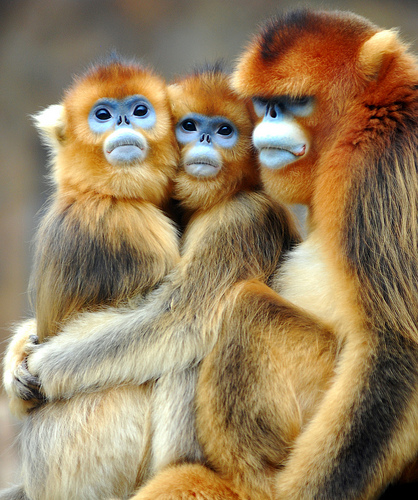
#> input picture ex1/monkey.jpg, 418 x 500 px
$ python test.py   (older library calls are emulated)
#> lines starting #> are read from the running program, lines starting #| are printed output that depends on the picture
### ex1/sol1.py
import numpy as np
import matplotlib.pyplot as plt
from scipy.misc import imread as imread, imsave as imsave
from skimage.color import rgb2gray


def normlized_image(image):
    """
    Normlize image to float 32 and [0,1]
    :param image: Reprentaion of display 1 for grayscale 2 for RGB
    :return normlized image
    """
    if(image.dtype != np.float32):
        image = image.astype(np.float32)
    if(image.max() > 1):
        image /= 255

    return image


def is_rgb(im):
    """
    Verify if an image is RGB
    :param im: Reprentaion of display 1 for grayscale 2 for RGB
    """
    if(im.ndim == 3):
        return True
    else:
        return False


def validate_representation(representation):
    """
    Validate reprentaion input
    :param representation: Reprentaion of display 1 for grayscale 2 for RGB
    """

    if representation != 1 and representation != 2:
        raise Exception("Unkonwn representaion")


def read_image(fileame, representation):
    """
    Read image by file name and normlize it to float 32 [0,1] representaion
    according to RGB or Graysacle
    :param filename: The name of the file that we should read.
    :param representation: Reprentaion of display 1 for grayscale 2 for RGB
    :return normlized image
    """
    validate_representation(representation)

    im = imread(fileame)
    if representation == 1 and is_rgb(im):
        # We should convert from Grayscale to RGB
        im =rgb2gray(im)
        return im.astype(np.float32)

    return normlized_image(im)


# [15 lines left out: function imdisplay, not called in this run]

def rgb2yiq(imRGB):
    """
    Transform an float 32 [0,1] RGB image to float32 [0,1]  YIQ image
    :param im_orig: Original image
    :return: YIQ format image
    """
    trans = np.array([[0.299, 0.587, 0.114], [0.596, -0.275, -0.321], [0.212, -0.523, 0.311]])\
        .astype(np.float32)
    return imRGB.dot(trans.T).astype(np.float32)

def yiq2rgb(imYIQ):
    """
    Transform an float 32 [0,1] YIQ image to float32 [0,1] RGB image
    :param im_orig: Original image
    :return: RGB format image
    """
    trans = np.array([[1.0, 0.956, 0.621], [1.0, -0.272, -0.647], [1.0, -1.106, 1.703]])\
        .astype(np.float32)
    return imYIQ.dot(trans.T).astype(np.float32)


def histogram_equalize(im_orig):
    """
    Function that performs histogram equalization of a given grayscale or RGB image
    :param im_orig: Original image
    :return: Equalize image, original histogram, equalize image's histogram
    """
    im_orig_work = np.copy(im_orig)
    if(is_rgb(im_orig)):
        im_orig_work = rgb2yiq(im_orig_work)
        im_mod = im_orig_work[:,:,0]
    else:
        im_mod = im_orig_work

    im_mod = (255*im_mod).astype(np.uint8)
    hist, bins = np.histogram(im_mod, 256,[0,255])
    hist_cumsum = np.cumsum(hist)
    maxC = max(hist_cumsum)
    minC = min(hist_cumsum)
    hist_cumsum = np.round((255 * (hist_cumsum - minC) / (maxC - minC)))
    eq_image = hist_cumsum[im_mod]


    eq_image_hist = np.histogram(eq_image, 256,  [0,255])[0]

    if (is_rgb(im_orig)):
        im_orig_work[:,:,0] = normlized_image(eq_image)
        eq_image = np.clip(yiq2rgb(im_orig_work),0,1)
    else:
        eq_image = normlized_image(eq_image)

    return [eq_image,hist,eq_image_hist]


def quantize(im_orig, n_quant, n_iter):
    """
    Quantize image: function that performs optimal quantization of a given grayscale or RGB image
    grayscale.
    :param im_orig: Original image
    :param n_quant: How many quants
    :param n_iter: number of max allowed iterations
    :return: Quantiz image and error graph
    """
    im_orig_work = np.copy(im_orig)

    if(is_rgb(im_orig)):
        im_orig_work = rgb2yiq(im_orig_work)
        im_mod = im_orig_work[:,:,0]
    else:
        im_mod = im_orig_work
    #Normlize matrix
    im_mod = (255*im_mod).astype(int)
    hist_orig = np.histogram(im_mod,256,[0,256])[0]
    #Calculate cumsum for intital division
    hist_cumsum = np.cumsum(hist_orig)
    hist_orig = hist_orig.astype(np.float32)
    values_Z = np.zeros((n_quant + 1,), dtype=np.float32)
    normlizer = hist_cumsum[-1]
    #calculate initial division
    for i in range(1,n_quant):
        values_Z[i] = np.where(hist_cumsum > normlizer * (i/n_quant))[0][0]

    values_Z[n_quant] = 255.0
    values_Q = np.zeros((n_quant,), dtype=np.float32)
    new_values_Z = np.copy(values_Z)
    error_hist_q = []

    for it in range(n_iter):

        curr_err = 0

        for i in range(n_quant):
            #Calculate Q base on Z
            cur_low_border = values_Z[i].astype(np.uint32)
            cur_top_border = values_Z[i+1].astype(np.uint32) + 1
            temp1 = (hist_orig[cur_low_border:cur_top_border]\
                     .dot(np.arange(cur_low_border, cur_top_border))).astype(np.float32)
            temp2 = np.sum(hist_orig[cur_low_border:cur_top_border]).astype(np.float32)
            values_Q[i] = temp1/temp2

            # # calc error:
            curr_err += hist_orig[cur_low_border:cur_top_border]\
                .dot(np.square(np.arange(cur_low_border, cur_top_border) - values_Q[i]))


        #Calculate new z base on Q
        for i in range(0,n_quant-1):
            temp = (values_Q[i] + values_Q[i + 1]).astype(np.float32)
            temp /= 2
            new_values_Z[i+1] = temp


        error_hist_q.append(curr_err)
        new_values_Z = np.round(new_values_Z)

        if not np.array_equal(new_values_Z, values_Z):
            values_Z = np.copy(new_values_Z)
        else:
            break
    #Update matrix pixcel values base on new Q and borders
    # Update the image
    for j in range(n_quant):
        #We are not taking low borders so we have use case only for the first z which is 0
        if(j == 0):
            np.putmask(im_mod, (im_mod >= values_Z[j]) & (im_mod <= values_Z[j + 1]),\
                       values_Q[j].round())
            continue

        np.putmask(im_mod, (im_mod > values_Z[j]) & (im_mod <= values_Z[j+1]),\
                   values_Q[j].round())

    if (is_rgb(im_orig)):
        im_orig_work[:,:,0] = im_mod.astype(np.float32) / 255
        im_mod = yiq2rgb(im_orig_work)
        return [im_mod, np.array(error_hist_q, )]

    return [normlized_image(im_mod),np.array(error_hist_q,)]

def pad_list(l,max_size,pad_with):
    """
    Pads list to a given size with given value.
    :param l: List to pad
    :param max_size: Pad list to max_size
    :param pad_with: pad list with this value
    greyscale image (1) or an RGB image (2)
    :return: Paded list.
    """
    return l + [pad_with]*(max_size - len(l))

def quantize_rgb(im_orig, n_quant, n_iter):
    """
    Bonus mission quantize full rgb by quantize every channel of RGB in separate.
    Then shape it back to image. We use the quantize method refering the channels as
    grayscale.
    :param im_orig: Original image
    :param n_quant: How many quants
    :param n_iter: number of max allowed iterations
    greyscale image (1) or an RGB image (2)
    :return: Quantize RGB image and error grahph
    """
    im_work = np.copy(im_orig)
    # Divide quantizie to 3 channels
    im_work[:,:,0 ],err_red = quantize(im_work[:,:,0],n_quant,n_iter)
    im_work[:, :,1],err_green = quantize(im_work[:, :,1], n_quant, n_iter)
    im_work[:, :, 2],err_blue = quantize(im_work[:, :, 2], n_quant, n_iter)
    err_red, err_green, err_blue = err_red.tolist(), err_green.tolist(), err_blue.tolist()
    # Calculate error by padding the lists of errors according to the maximum list
    max_list = max(len(err_red),len(err_green), len(err_blue))
    # Pad error list with last error value of each list to the max size.
    err_red,err_green,err_blue = pad_list(err_red,max_list,err_red[-1]),\
                                 pad_list(err_green,max_list,err_green[-1]),\
                                 pad_list(err_blue,max_list,err_blue[-1])
    calc_error = np.array([x + y + z for x, y ,z in zip(err_red, err_green,err_blue)])\
        .astype(np.float32)
    calc_error /= 3
    return [im_work,calc_error]

### ex1/test.py
import sol1
import matplotlib.pyplot as plt
import numpy as np

#file = 'jerusalem.jpg'
#file = 'LowContrast.jpg'
file = 'monkey.jpg'
qn = 60
it = 40
fig = plt.figure()
#
sub = fig.add_subplot(221, title='Original')
im_org = sol1.read_image(file, 2)
#> in read_image, im is the input picture: shape (500, 418, 3); mean R, G, B 151.5, 128.7, 94.8
imgplot = plt.imshow(im_org)
#
sub = fig.add_subplot(222, title='Original')
im_org_gray = sol1.read_image(file, 1)
#> call 2 of read_image, with fileame = 'monkey.jpg', representation = 1
#> in read_image (call 2), `im =rgb2gray(im)`:
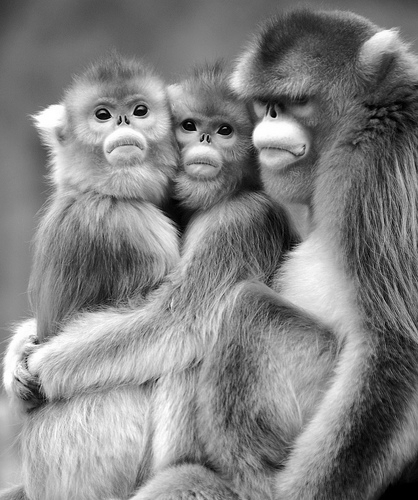
#> im: shape (500, 418) float64; min 0, max 1, mean 0.514
imgplot = plt.imshow(im_org_gray, cmap=plt.cm.gray)
#
sub = fig.add_subplot(223, title='rgb2yiq(img)')
yiq_img = sol1.rgb2yiq(im_org)
#> in rgb2yiq, `return imRGB.dot(trans.T).astype(np.float32)`:
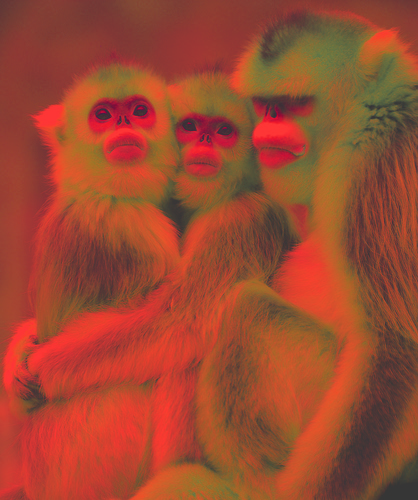
#> returned value: shape (500, 418, 3) float32; mean of channels 0, 1, 2 0.516, 0.096, -0.0223; drawn with min black and max white
imgplot = plt.imshow(yiq_img)
#
sub = fig.add_subplot(224, title='yiq2rgb(yiq_img)')
yiq2rgb = sol1.yiq2rgb(yiq_img)
imgplot = plt.imshow(yiq2rgb)
#
# # check histogram_equalize for grayscale
fig = plt.figure()
im_eq , hist_orig , hist_eq = sol1.histogram_equalize(im_org_gray)
#> in histogram_equalize, `hist, bins = np.histogram(im_mod, 256,[0,255])`: hist = 256 values, max 2005 at index 110, min 62 at index 5, mean 816.4; bins = 257 values from 0 to 255
#> in histogram_equalize, `hist_cumsum = np.cumsum(hist)`: hist_cumsum = 256 values from 496 to 209000
#> in histogram_equalize, `maxC = max(hist_cumsum)`: maxC = 209000
#> in histogram_equalize, `minC = min(hist_cumsum)`: minC = 496
#> in histogram_equalize, `hist_cumsum = np.round((255 * (hist_cumsum - minC) / (maxC - minC)))`: hist_cumsum = 256 values from 0 to 255
#> in histogram_equalize, `eq_image = hist_cumsum[im_mod]`:
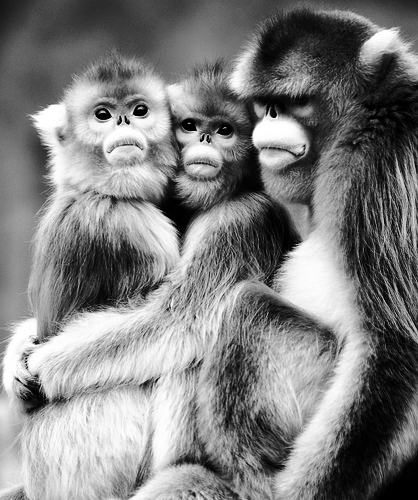
#> eq_image: shape (500, 418) float64; min 0, max 255, mean 127.8
#> in histogram_equalize, `eq_image_hist = np.histogram(eq_image, 256,  [0,255])[0]`: eq_image_hist = 256 values, max 2005 at index 95, min 0 at index 45, mean 816.4
#> hist_orig has the same summary as hist in histogram_equalize; hist_eq has the same summary as eq_image_hist in histogram_equalize
#
sub = fig.add_subplot(321, title='im_org_gray')
plt.imshow(im_org_gray, cmap=plt.cm.gray)
#
sub = fig.add_subplot(322, title='im_org_gray_eq')
plt.imshow(im_eq, cmap=plt.cm.gray)
#
sub = fig.add_subplot(323, title='hist_orig')
plt.plot(hist_orig)
#
sub = fig.add_subplot(324, title='hist_eq')
plt.plot(hist_eq)
#
sub = fig.add_subplot(325, title='hist_orig_eq')
plt.plot(hist_orig)
#
sub = fig.add_subplot(326, title='hist_eq_eq')
plt.plot(hist_eq)

# # check histogram_equalize for rgb
fig = plt.figure()
im_eq , hist_orig , hist_eq = sol1.histogram_equalize(im_org)
#> in yiq2rgb (call 2), `return imYIQ.dot(trans.T).astype(np.float32)`:
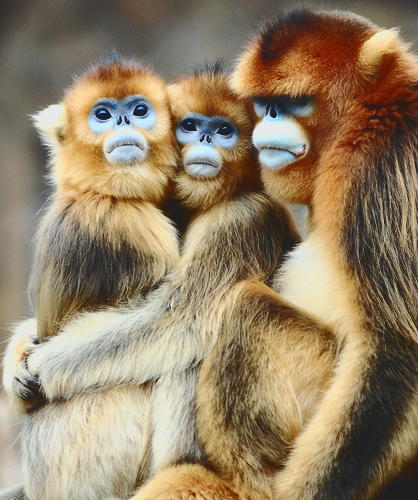
#> returned value: shape (500, 418, 3) float32; mean of channels 0, 1, 2 0.579, 0.49, 0.357; drawn with min black and max white
#> hist_orig = 256 values, max 2006 at index 110, min 52 at index 3, mean 816.4; hist_eq = 256 values, max 2006 at index 94, min 0 at index 44, mean 816.4
#
sub = fig.add_subplot(321, title='im_org')
plt.imshow(im_org, cmap=plt.cm.gray)
#
sub = fig.add_subplot(322, title='im_org_eq')
plt.imshow(im_eq, cmap=plt.cm.gray)
#
sub = fig.add_subplot(323, title='hist_orig')
plt.plot(hist_orig)
#
sub = fig.add_subplot(324, title='hist_eq')
plt.plot(hist_eq)
#
sub = fig.add_subplot(325, title='hist_orig_eq')
plt.plot(hist_orig)
#
sub = fig.add_subplot(326, title='hist_eq_eq')
plt.plot(hist_eq)
#

# check quantize for grayscale
fig = plt.figure()
print("Quant with: " + str(qn) +'for ' + str(it))
im_quant, error = sol1.quantize(im_org_gray, qn, it)
#> in quantize, `hist_orig = np.histogram(im_mod,256,[0,256])[0]`: hist_orig has the same summary as hist in histogram_equalize
#> in quantize, `hist_cumsum = np.cumsum(hist_orig)`: hist_cumsum = 256 values from 496 to 209000
#> in quantize, `normlizer = hist_cumsum[-1]`: normlizer = 209000
#> after the loop in quantize, `for i in range(1,n_quant):`: values_Z = 61 values, max 238 at index 59, min 0 at index 0, mean 126.3
#> in quantize, `new_values_Z = np.copy(values_Z)`: new_values_Z = 61 values from 0 to 255
#> after the loop in quantize, `for it in range(n_iter):`: error_hist_q = [853190.9, 804081.1, 781763.5, 763605.5, 749669.2, 742411.6, 733336.1]; values_Q = 60 values from 8.38 to 249.6; values_Z = 61 values from 0 to 255
#> error has the same summary as error_hist_q in quantize
print('hist should be :' + str(qn) + 'actual' + str(np.count_nonzero(np.histogram(im_quant,256)[0])))
#| hist should be :60actual60

sub = fig.add_subplot(321, title='im_org_gray')
plt.imshow(im_org_gray, cmap=plt.cm.gray)

sub = fig.add_subplot(322, title='im_org_gray_quant')
plt.imshow(im_quant, cmap=plt.cm.gray)

sub = fig.add_subplot(323, title='error')
plt.plot(error)

# check quantize for rgb
fig = plt.figure()
im_quant1, error = sol1.quantize(im_org, qn, it)
#> error = [897149.2, 840526.6, 814285.1, 786284.2, 773995.4, 767986.9]

sub = fig.add_subplot(321, title='im_org')
plt.imshow(im_org)

sub = fig.add_subplot(322, title='im_org_quant')
plt.imshow(im_quant1)

sub = fig.add_subplot(323, title='error')
plt.plot(error)

#check quantize for rgb real
fig = plt.figure()
print("Quant with: " + str(qn) +'for ' + str(it))
im_quant1 = sol1.quantize_rgb(sol1.np.copy(im_org), qn, it)
#> call 3 of quantize, with n_quant = 60, n_iter = 40
#> in quantize (call 3), `im_orig_work = np.copy(im_orig)`:
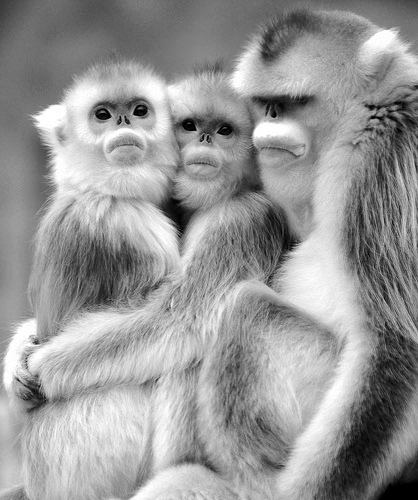
#> im_orig_work: shape (500, 418) float32; min 0, max 1, mean 0.594
#> in quantize (call 3), `hist_orig = np.histogram(im_mod,256,[0,256])[0]`: hist_orig = 256 values, max 1797 at index 115, min 36 at index 5, mean 816.4
#> in quantize (call 3), `hist_cumsum = np.cumsum(hist_orig)`: hist_cumsum = 256 values from 545 to 209000
#> in quantize (call 3), `values_Z = np.zeros((n_quant + 1,), dtype=np.float32)`: values_Z = 61 values from 0 to 0
#> after the loop in quantize (call 3), `for i in range(1,n_quant):`: values_Z = 61 values, max 247 at index 59, min 0 at index 0, mean 146.9
#> in quantize (call 3), `values_Q = np.zeros((n_quant,), dtype=np.float32)`: values_Q = 60 values from 0 to 0
#> after the loop in quantize (call 3), `for it in range(n_iter):`: error_hist_q = [933695.2, 887729.1, 858039.8, 844871.4, 840442.8, 834658, 825091.2, 820336.9, 816454.2, 811198.9]; values_Q = 60 values from 9.4 to 251.7; values_Z = 61 values from 0 to 255
#> in quantize_rgb, `im_work[:,:,0 ],err_red = quantize(im_work[:,:,0],n_quant,n_iter)`: err_red has the same summary as error_hist_q in quantize
#> in quantize_rgb, `im_work[:, :,1],err_green = quantize(im_work[:, :,1], n_quant, n_iter)`: err_green = [787261, 754939.8, 734193.1, 728547.5, 724647.2, 716780, 711661.4, 707743.9]
#> in quantize (call 5), `im_orig_work = np.copy(im_orig)`:
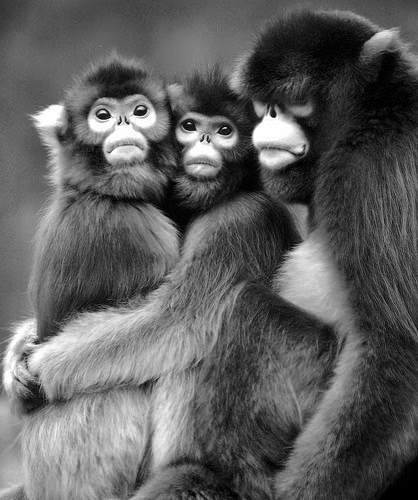
#> im_orig_work: shape (500, 418) float32; min 0, max 1, mean 0.372
#> in quantize (call 5), `hist_orig = np.histogram(im_mod,256,[0,256])[0]`: hist_orig = 256 values, max 1769 at index 98, min 51 at index 242, mean 816.4
#> in quantize (call 5), `hist_cumsum = np.cumsum(hist_orig)`: hist_cumsum = 256 values from 1450 to 209000
#> in quantize (call 5), `values_Z = np.zeros((n_quant + 1,), dtype=np.float32)`: values_Z = 61 values from 0 to 0
#> after the loop in quantize (call 5), `for i in range(1,n_quant):`: values_Z = 61 values, max 229 at index 59, min 0 at index 0, mean 91.15
#> in quantize (call 5), `values_Q = np.zeros((n_quant,), dtype=np.float32)`: values_Q = 60 values from 0 to 0
#> after the loop in quantize (call 5), `for it in range(n_iter):`: error_hist_q = [902801.3, 849322.6, 826492, 800661.6, 787359.7, 778651, 760276.6, 756322.3, 752413.1, 753151]; values_Q = 60 values from 1.92 to 250.2; values_Z = 61 values from 0 to 255
#> in quantize_rgb, `im_work[:, :, 2],err_blue = quantize(im_work[:, :, 2], n_quant, n_iter)`: err_blue has the same summary as error_hist_q in quantize
#> in quantize_rgb, `max_list = max(len(err_red),len(err_green), len(err_blue))`: max_list = 10
#> in quantize_rgb, `err_red,err_green,err_blue = pad_list(err_red,max_list,err_red[-1]),\ ..`: err_green = [787261, 754939.8, 734193.1, 728547.5, 724647.2, 716780, 711661.4, 707743.9, 707743.9, 707743.9]
#> in quantize_rgb, `calc_error = np.array([x + y + z for x, y ,z in zip(err_red, err_green..`: calc_error = [2623757.5, 2491991.5, 2418724.8, 2374080.5, 2352449.8, 2330089, 2297029.2, 2284403.2, 2276611.2, 2272093.8]
#> in quantize_rgb, `calc_error /= 3`: calc_error = [874585.8, 830663.8, 806241.6, 791360.2, 784149.9, 776696.3, 765676.4, 761467.8, 758870.4, 757364.6]
#> im_quant1 = 2 items

print('hist should be :' + str(qn) + 'actual' + str(np.count_nonzero(np.histogram(sol1.rgb2yiq(im_quant1[0])[:,:,0],256)[0])))
#| hist should be :60actual254

sub = fig.add_subplot(321, title='im_org')
plt.imshow(im_org)

sub = fig.add_subplot(322, title='im_org_quant_rgb')
plt.imshow(im_quant1[0])
#> (the run stopped early here; a loop or call above may not have finished)
